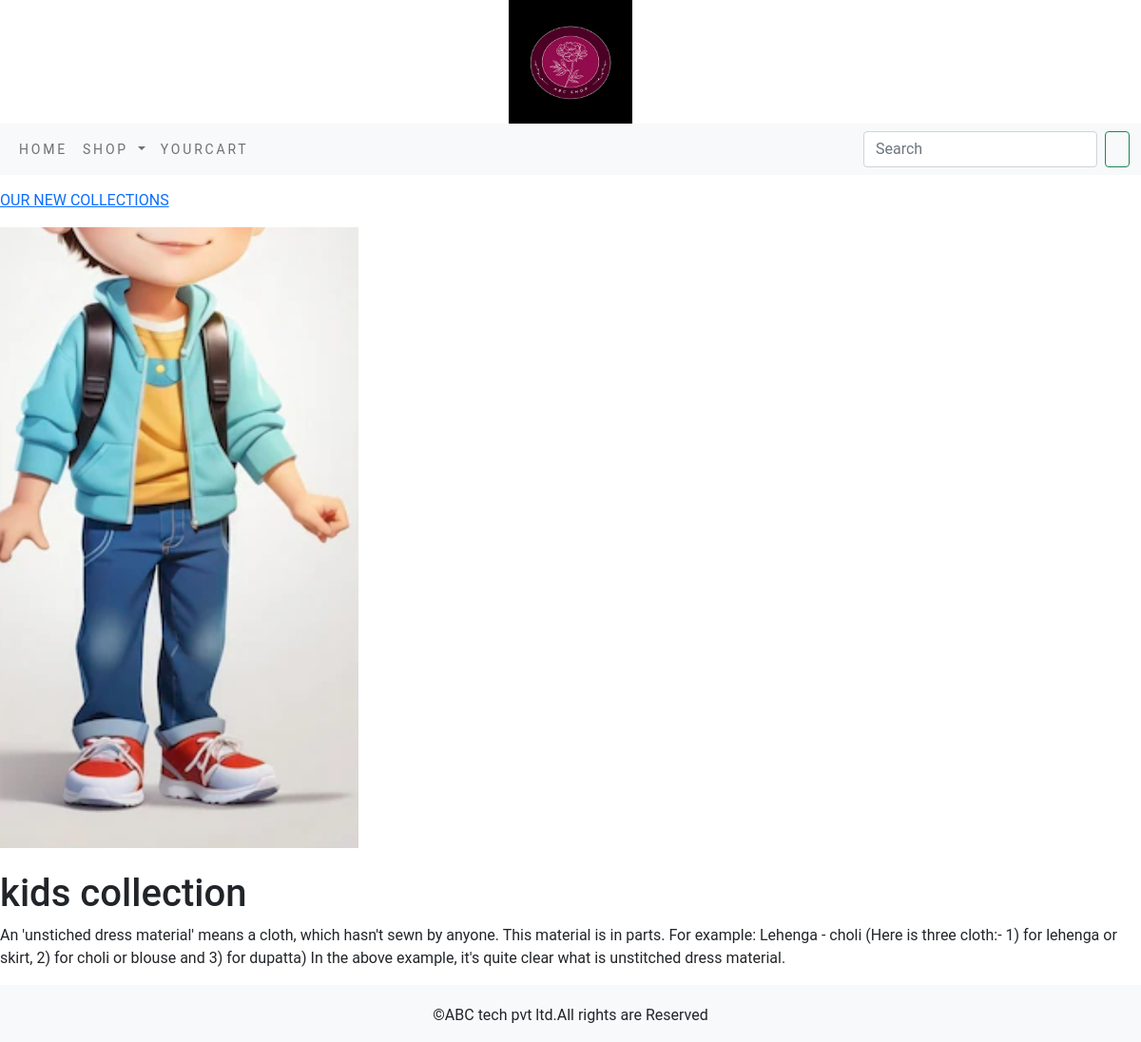
The app's page /shop/kids-collection/ with its own data.
### shop/models.py (models this page shows, shortened)
class Category(models.Model):
    name = models.CharField(max_length=250,unique=True)
    slug = models.SlugField(max_length=250,unique=True)
    description = models.TextField(blank=True)
    image = models.ImageField(upload_to='category',blank=True)
    class Meta:
        ordering = ('name',)
        verbose_name = 'category'
        verbose_name_plural = 'categories'
    def get_url(self):
        return reverse('shop:products_by_category',args=[self.slug])

### shop/views.py (the view)
# urls.py: path('', views.allProdCat, name='allProdCat'),
def allProdCat(request, c_slug=None):
    c_page = None
    products_list = None
    if c_slug != None:
        c_page = get_object_or_404(Category, slug=c_slug)
        products_list = Product.objects.filter(category=c_page,available=True)
    else:
        products_list = Product.objects.filter(available=True)
    paginator = Paginator(products_list,6)
    page_number = request.GET.get('page')
    try:
        products = paginator.page(page_number)
    except PageNotAnInteger:
        products = paginator.page(1)
    except EmptyPage:
        products = paginator.page((paginator.num_pages))
    return render(request,"category.html",{'category': c_page, 'products': products})

### shop/context_processors.py (called while the page is built)
def menu_links(request):
    links = Category.objects.all()
    return dict(links=links)

### templates/category.html (shortened to what this page needs)
{% extends 'base.html' %}
{% load static %}
  {% block content %}
    {% if category %}
            <div>
                <div class="row my_row_class">
                    <div class="mx-auto">
                        <p><a href="{% url 'shop:allProdCat' %}">OUR NEW COLLECTIONS</a> </p>
                  </div>
                </div>
            </div>
    {%  endif %}
      <div class="mx-auto">
       {% if category %}
         <img class="my_image" src="{{category.image.url}}" alt="{{category.name}}">
   </div>
<br>
      <div>
          <h1 class="text center my_title">{{category.name}}</h1>
          <p class="text justify"> {{category.description}}</p>
      </div>
 {% endif %}
  {% endblock %}

### static/css/custom.css (style rules this page uses)
body { font-family: 'Roboto', sans-serif; }
.my_row_class { padding-top:15px; }

### records on screen
Category: image (picture), name "kids collection", description "An 'unstiched dress material' means a cloth, which hasn't sewn by anyone. This material is in parts. For example: Lehenga - choli (Here is three cloth:- 1) for lehenga or skirt, 2) for choli or blouse and 3) for dupatta) In the above example, it's quite clear what is unstitched dress material."
